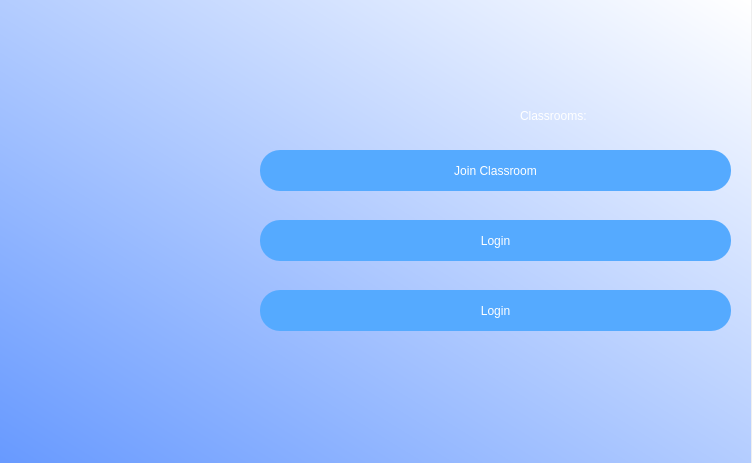
<?xml version="1.0" encoding="UTF-8"?>
<ui version="4.0">
 <class>Dialog</class>
 <widget class="QDialog" name="Dialog">
  <property name="geometry">
   <rect>
    <x>0</x>
    <y>0</y>
    <width>752</width>
    <height>463</height>
   </rect>
  </property>
  <property name="windowTitle">
   <string>Dialog</string>
  </property>
  <widget class="QWidget" name="bgwidget" native="true">
   <property name="geometry">
    <rect>
     <x>-10</x>
     <y>0</y>
     <width>761</width>
     <height>471</height>
    </rect>
   </property>
   <property name="styleSheet">
    <string notr="true">QWidget#bgwidget{
background-color:qlineargradient(spread:reflect, x1:0, y1:1, x2:1, y2:0.006, stop:0 rgba(101, 152, 255, 255), stop:1 rgba(255, 255, 255, 255));}</string>
   </property>
   <widget class="QLabel" name="label">
    <property name="geometry">
     <rect>
      <x>530</x>
      <y>90</y>
      <width>201</width>
      <height>51</height>
     </rect>
    </property>
    <property name="styleSheet">
     <string notr="true">font: 75 28pt &quot;MS Shell Dlg 2&quot;;color:rgb(255, 255, 255)</string>
    </property>
    <property name="text">
     <string>Classrooms:</string>
    </property>
   </widget>
   <widget class="QPushButton" name="join">
    <property name="geometry">
     <rect>
      <x>270</x>
      <y>150</y>
      <width>471</width>
      <height>41</height>
     </rect>
    </property>
    <property name="styleSheet">
     <string notr="true">border-radius:20px;
background-color:rgb(85, 170, 255);
font: 12pt &quot;MS Shell Dlg 2&quot;;
color:rgb(255, 255, 255)
</string>
    </property>
    <property name="text">
     <string>Join Classroom</string>
    </property>
   </widget>
   <widget class="QPushButton" name="login_3">
    <property name="geometry">
     <rect>
      <x>270</x>
      <y>220</y>
      <width>471</width>
      <height>41</height>
     </rect>
    </property>
    <property name="styleSheet">
     <string notr="true">border-radius:20px;
background-color:rgb(85, 170, 255);
font: 12pt &quot;MS Shell Dlg 2&quot;;
color:rgb(255, 255, 255)
</string>
    </property>
    <property name="text">
     <string>Login</string>
    </property>
   </widget>
   <widget class="QPushButton" name="login_4">
    <property name="geometry">
     <rect>
      <x>270</x>
      <y>290</y>
      <width>471</width>
      <height>41</height>
     </rect>
    </property>
    <property name="styleSheet">
     <string notr="true">border-radius:20px;
background-color:rgb(85, 170, 255);
font: 12pt &quot;MS Shell Dlg 2&quot;;
color:rgb(255, 255, 255)
</string>
    </property>
    <property name="text">
     <string>Login</string>
    </property>
   </widget>
  </widget>
 </widget>
 <resources/>
 <connections/>
</ui>
